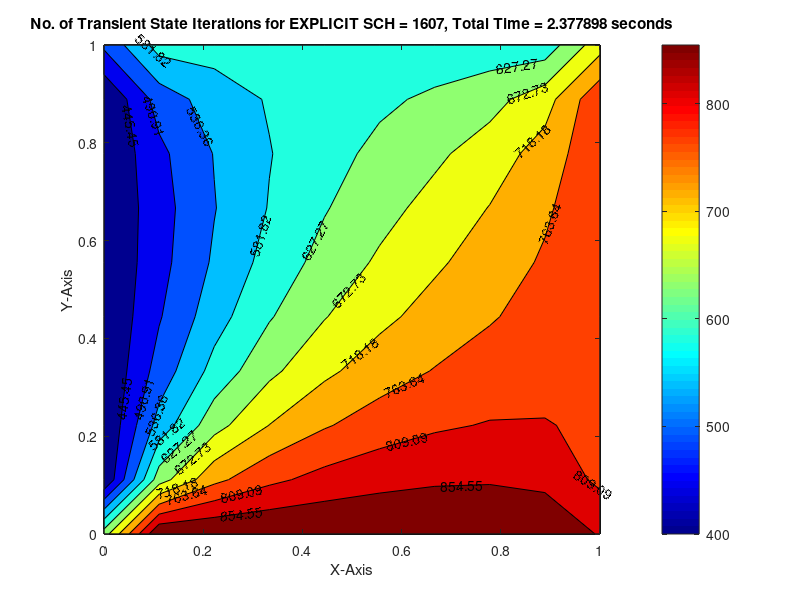

MATLAB code for this plot:
%Solving 2D Heat Conduction Equation by Explicit Scheme Method
%(Trasient State Explicit Scheme)
%Author: Aditya Iyer Ramesh

close all
clc

%Initializing parameters
%grid points
nx = 10;
ny = nx;
nt = 1400;
Lx = 1; 
Ly = 1;

%For Mesh
x = linspace(0,Lx,nx);
y = linspace(0,Ly,ny);

%Spacing of grids
dx = x(2) - x(1);
dy = dx;

%Error criteria & tolerance (EC > Tol)
error = 9e9;
tol = 1e-4;
dt = 1e-3;

%Thermal Diffusivity
alpha = 1.4;

%Temperature Matrix
Temp = 300*ones(nx,ny);

%Boundary Conditions
Temp(nx,2:ny-1) = 600; %Temp at Top
Temp(1,2:ny-1) = 900;   %Temp at Bottom
Temp(2:nx-1,1) = 400;   %Temp at Left
Temp(2:nx-1,ny) = 800;   %Temp at Right


%For Average Temperatures at Corners
Temp(nx,1) = (600 + 400)/2;
Temp(1,1) = (900 + 400)/2;
Temp(1,ny) = (900 + 800)/2;
Temp(nx,ny) = (600 + 800)/2;

%Assigning Meshes
[xx,yy] = meshgrid(x,y);

%Solver for Jacobi Iteration
iterative_solver = 4;

%Counter for iteration 
iteration_counter = 1;

%Declaring original values of Temp
Temp_old = Temp;
Temp_initial_dt = Temp;

%Computing of 2D Transient Heat Conduction Eqn by Jacobi Solver starts
tic;

if iterative_solver == 4
    dt = (dx^2)/(alpha*4);
    k1 = (alpha*dt)/(dy^2);
    %loop for time iterations
    for nt = 1:1400
        error = 9e9;
        %loop of convergence
        while (error > tol)
            for i = 2:nx-1
                for j = 2:ny-1
                    Temp_orig = Temp_old(i-1,j) + Temp_old(i+1,j) + Temp_old(i,j-1) + Temp_old(i,j+1);
                    Temp(i,j) = (1 - (4*k1))*Temp_initial_dt(i,j) + (k1*Temp_orig);
                end
            end
            
            error = max(max(abs(Temp_old - Temp)));
           
            %Updating value of temperatures after each iteration
            Temp_old = Temp;
            Temp_initial_dt = Temp;
            iteration_counter = iteration_counter + 1;
        end
    end
    
    toc;
    time = toc;

%Contour Plots
figure(1)
contourf(x,y,Temp)
clabel(contourf(x,y,Temp))
colorbar
colormap('jet')

%Labelling
xlabel("X-Axis")
ylabel("Y-Axis")
title(sprintf('No. of Transient State Iterations for EXPLICIT SCH = %d, Total Time = %f seconds',iteration_counter,time));
end        